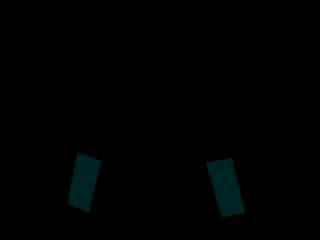
#> input picture frame 94 of target_samples/field.avi, 320 x 240 px, given in place of the camera
$ python FalconAlgorithim.py
#> lines starting #> are read from the running program, lines starting #| are printed output that depends on the picture; after the words box and inside, x2 and y2 are one past the last pixel; in counts of white or black regions, pixels touching at a corner belong together; long printed decimals are rounded
import numpy as np
import cv2
import FalconEyeMap

# Creates a capture from the specified camera or file
cap = cv2.VideoCapture(1)

while 1:
    _, frame = cap.read()
#> frame is the input picture: shape (240, 320, 3); mean B, G, R 1.2, 1.2, 0.1

    # Converts frame to grayscale
    grayscale = cv2.cvtColor(frame, cv2.COLOR_BGR2GRAY)
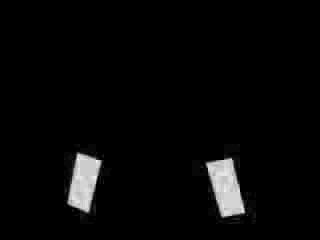
#> grayscale: shape (240, 320); min 0, max 30, mean 0.9; drawn with min black and max white
    # Converts grayscale to binary image
    _, thresh = cv2.threshold(grayscale, FalconEyeMap.LOWER_BRIGHTNESS, FalconEyeMap.UPPER_BRIGHTNESS, 0)
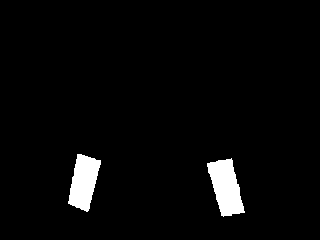
#> thresh: shape (240, 320); values 0 (black) and 50 (white), 3.4% white; 2 white regions

    # Finds the contours of everything within the brightness threshold
    contours, hierarchy = cv2.findContours(thresh, cv2.RETR_TREE, cv2.CHAIN_APPROX_SIMPLE)
#> contours = 2 contours; box (x1, y1, x2, y2) and area: (207, 158, 245, 217) 1294, (68, 154, 101, 212) 1153

    # First check: ensures there are at least two contours
    contoursLen = len(contours)
#> contoursLen = 2
    i = 0
    if len(contours) >= 2:
        while i < contoursLen:
            currContour = contours[i]
            if cv2.contourArea(currContour) < FalconEyeMap.CONTOUR_SIZE_THRESHOLD:
                del contours[i]
                i-=1
                contoursLen-=1
            else:
                rect = cv2.minAreaRect(currContour)
                print(rect[1])
            i+=1
#> this loop made 2 passes
#> (rect, i) on passes 1 to 2: (((225.5, 187.4), (26.24, 56.93), -14.53), 1), (((82.68, 182.3), (54.09, 24.74), -75.96), 2)
#| (26.243, 56.933)
#| (54.085, 24.739)
#> after the loop, contoursLen = 2; i = 2

    cv2.imshow("frame", frame)

    k = cv2.waitKey(5) & 0xFF
#> (key Esc is pressed here)
    if k == 27:
        break

cap.release()

cv2.destroyAllWindows()

$ run again, starting later in the video
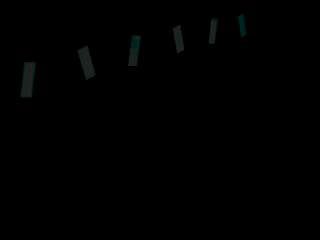
#> input picture frame 423 of target_samples/field.avi, 320 x 240 px, given in place of the camera
#> frame is the input picture: shape (240, 320, 3); mean B, G, R 0.7, 0.7, 0.5
#> `_, thresh = cv2.threshold(grayscale, FalconEyeMap.LOWER_BRIGHTNESS, Fa..`:
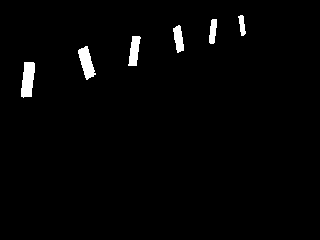
#> thresh: shape (240, 320); values 0 (black) and 50 (white), 1.9% white; 6 white regions
#> contours = 6 contours; box (x1, y1, x2, y2) and area: (21, 62, 35, 98) 342, (78, 46, 96, 80) 296, (128, 36, 141, 66) 216, (173, 25, 184, 53) 174, (209, 19, 217, 44) 122, (238, 15, 246, 36) 80
#> `contoursLen = len(contours)`: contoursLen = 6
#> the loop `while i < contoursLen:` made 6 passes
#> rect on passes 1 to 6: ((27.56, 79.45), (35.92, 11.08), -83.42), ((86.23, 62.43), (10.92, 32.24), -16.26), ((133.9, 50.56), (30.26, 8.49), -81.87), ((178.1, 38.49), (8.22, 26.63), -9.46), ((212.5, 30.95), (24.52, 6.07), -83.66), ((241.6, 24.98), (5.09, 20.22), -7.59)
#> (printed output is left out)
